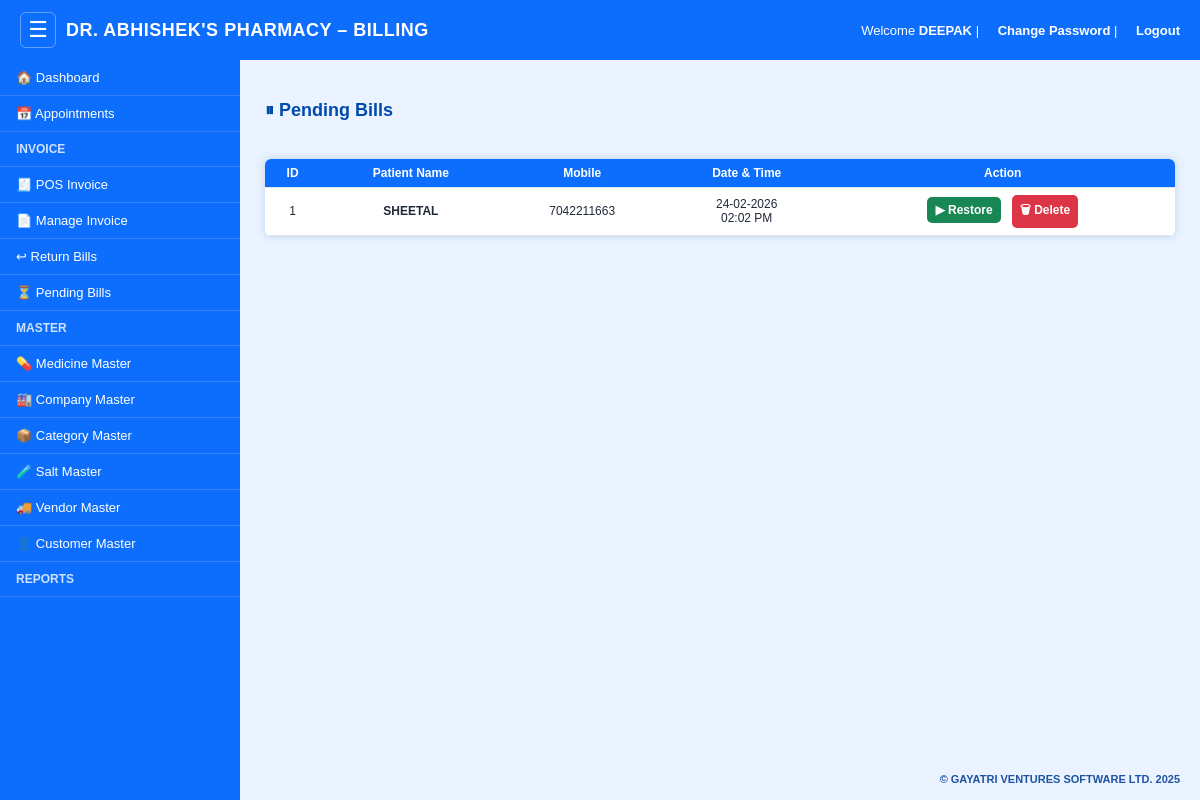
The page /pending-bills (signed in) on the database its author committed.
### models.py (models this page shows)
class HoldBill(db.Model):
    __tablename__ = "hold_bill"
    id = db.Column(db.Integer, primary_key=True)
    customer = db.Column(db.String(100))
    mobile = db.Column(db.String(20))
    doctor = db.Column(db.String(100))
    gender = db.Column(db.String(10))
    data = db.Column(db.JSON)
    created_at = db.Column(db.DateTime, default=datetime.utcnow)

### app.py (the view)
@app.route("/pending-bills")
@login_required
def pending_bills():
    bills = HoldBill.query.order_by(HoldBill.id.desc()).all()
    return render_template("pending_bills.html", bills=bills)

### app.py (called while the page is built)
def login_required(f):
    @wraps(f)
    def w(*args, **kwargs):
        if not session.get("user_id"):
            return redirect("/login")
        return f(*args, **kwargs)
    return w

### templates/pending_bills.html (shortened to what this page needs)
{% extends "base.html" %}
{% block body %}
<h2>⏸ Pending Bills</h2>
{% if bills|length == 0 %}
    <div class="empty">
        No pending bills found.
    </div>
{% else %}
<table>
    <tr>
        <th>ID</th>
        <th>Patient Name</th>
        <th>Mobile</th>
        <th>Date & Time</th>
        <th>Action</th>
    </tr>
    {% for b in bills %}
    <tr>
        <td>{{ b.id }}</td>
        <td><b>{{ b.customer }}</b></td>
        <td>{{ b.mobile }}</td>
        <td>
            {{ b.created_at.strftime('%d-%m-%Y') }} <br>
            <small>{{ b.created_at.strftime('%I:%M %p') }}</small>
        </td>
        <td>
            <a class="btn restore" href="/restore-bill/{{ b.id }}">
                ▶ Restore
            </a>
            <a class="btn delete"
               href="/delete-hold/{{ b.id }}"
               onclick="return confirm('Delete this pending bill?')">
                🗑 Delete
            </a>
        </td>
    </tr>
    {% endfor %}
</table>
{% endif %}
{% endblock %}

### templates/base.html (style rules this page uses)
* { box-sizing: border-box; }
body { margin: 0; font-family: Arial, sans-serif; background: #eaf3ff; }
:root { --primary: #0d6efd; --primary-dark: #084298; --success: #198754; --danger: #dc3545; --warning: #ffc107; --muted: #6c757d; --bg: #eaf3ff; --card: #ffffff; --border: #d9e2ef; --shadow: 0 2px 10px rgba(13, 110, 253, 0.12); --text: #1f2937; }
body { background: var(--bg); color: var(--text); }
.content table { width: 100%; border-collapse: collapse; background: var(--card); }
.content th, .content td { padding: 10px 12px; border-bottom: 1px solid #e0e6f0; text-align: center; font-size: 14px; }
.content th { background: var(--primary); color: #fff; font-weight: 700; }
.btn, .add-btn, .btn-add, .btn-edit, .btn-pass, .btn-del, .restore, .delete { display: inline-block; padding: 8px 14px; border-radius: 6px; text-decoration: none; font-size: 14px; font-weight: 600; border: none; cursor: pointer; }
.btn, .btn-primary, .btn-edit { background: var(--primary); color: #fff; }
.btn-success, .btn-add, .add-btn, .restore { background: var(--success); color: #fff; }
.btn-danger, .btn-del, .delete { background: var(--danger); color: #fff; }
.content h2 { font-size: 18px !important; }
.content p, .content li, .content label, .content span, .content a, .content td, .content th, .content small, .content strong, .content b, .content input:not([type="checkbox"]):not([type="radio"]), .content select, .content textarea, .content button, .content .btn, .content .add-btn, .content .btn-add, .content .btn-edit, .content .btn-pass, .content .btn-del, .content .filter-btn, .content .delete-btn { font-size: 12px !important; }
.content th, .content td { padding: 7px 8px !important; }
.content input:not([type="checkbox"]):not([type="radio"]), .content select, .content textarea, .content button, .content .btn { padding: 6px 8px !important; }

### templates/pending_bills.html (style rules this page uses)
h2 { color: #004aad; margin-bottom: 20px; }
table { width: 100%; border-collapse: collapse; background: white; box-shadow: 0 0 8px #bcd0ea; border-radius: 6px; overflow: hidden; }
th { background: #0d6efd; color: white; padding: 10px; font-size: 15px; text-align: center; }
td { padding: 10px; border-bottom: 1px solid #ddd; font-size: 14px; text-align: center; }
.btn { padding: 6px 14px; text-decoration: none; border-radius: 5px; font-size: 14px; color: white; margin: 0 4px; display: inline-block; }
.restore { background: #198754; }
.delete { background: #dc3545; }

### rows shown on the page
HoldBill: id "1", customer "SHEETAL", mobile "7042211663", created_at "24-02-2026", created_at "02:02 PM"

### other values the page prints
{{ session.get("username") }} "DEEPAK"
